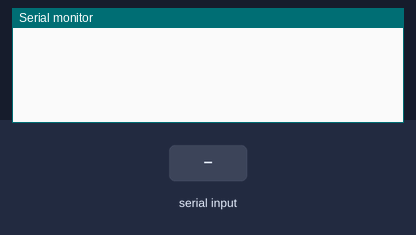
The sketch below on a simulated Arduino Uno, built with avr-gcc and run on an emulated ATmega328P. On the bench: the last lines printed to the serial monitor. Inputs (shaded band) come from the test bench. The modem accepts every AT command (registered, SIM ready, sends succeed) and sends nothing else.

Above: at 1.2 s.
1.3 s: "c" received over Serial
At 1.7 s:
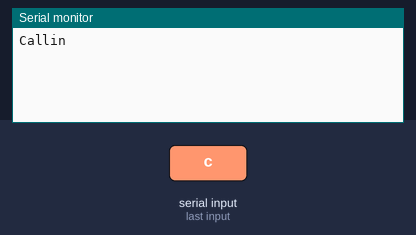
2.8 s: "s" received over Serial
At 3.6 s:
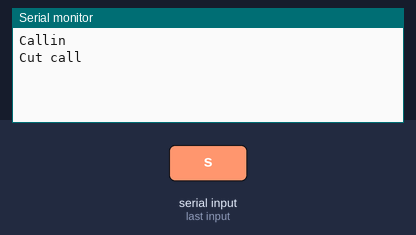

Measured:
- after the input at 1.3 s, the serial monitor: prints a new line at once (image 1)
- after the input at 2.8 s, the serial monitor: prints a new line at once (image 2)

The sketch:

sketch_oct13a.ino
```cpp
#include <SoftwareSerial.h>

SoftwareSerial serialSIM(10, 11); // RX, TX

void setup() {
  serialSIM.begin(9600);
  Serial.begin(9600);
}

void loop() {

if (Serial.available() > 0)
switch (Serial.read())
{
  case 'c':
  call();
  break;

  case 's':
    Hcall();
  break;
  }

}

void call()
{
  serialSIM.println("ATD+94000000000;");//enter mobile number here
  Serial.println("Callin");
  delay(1000);
}

void Hcall()
{
  serialSIM.println("ATH");
  Serial.println("Cut call");
  delay(1000);
}
```
